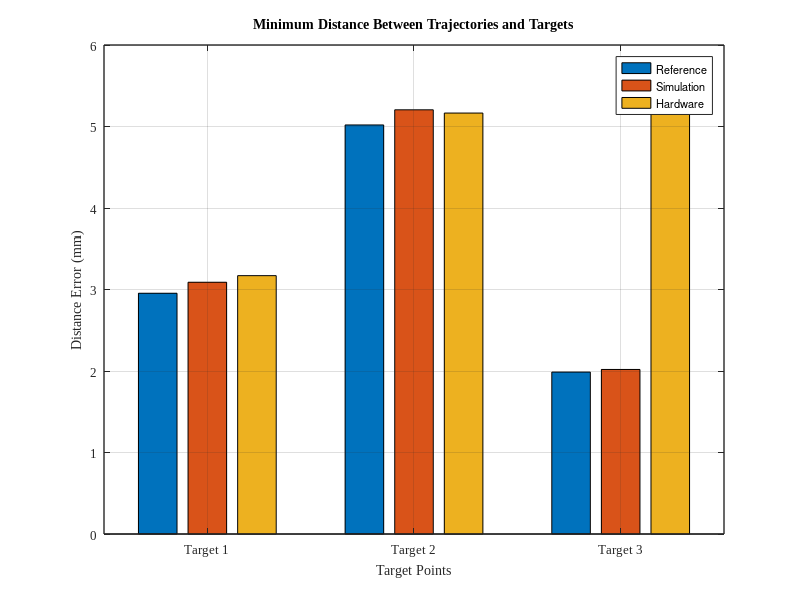

MATLAB code to generate this figure:

figure('Color','w','Units','inches','Position',[1 1 4.5 3]);

% Distance data (mm)
cart_data = [
    2.954 5.019 1.987;   % Reference
    3.089 5.205 2.019;   % Simulation
    3.170 5.165 5.165    % Hardware
];

% Plot (transpose so targets are on x-axis)
bar(cart_data');
grid on;

% Axis formatting
set(gca,'FontName','Times New Roman','FontSize',9,'LineWidth',1);
set(gca,'XTickLabel',{'Target 1','Target 2','Target 3'});

xlabel('Target Points','FontName','Times New Roman','FontSize',10);
ylabel('Distance Error (mm)','FontName','Times New Roman','FontSize',10);

title('Minimum Distance Between Trajectories and Targets',...
      'FontName','Times New Roman','FontSize',10);

% Legend
legend({'Reference','Simulation','Hardware'},...
       'Location','best','FontSize',8);




% figure('Color','w','Units','inches','Position',[1 1 4.5 3]);
% 
% % Distance data from table
% cart_data = [
%     0.004421 0.003005;   % Simulation
%     0.004687 0.002540;   % Real
%     0.004790 0.002428;   % 1.5x
%     0.004859 0.002258;   % 2x
%     0.004673 0.002105    % 4x
% ];
% 
% % Plot (transpose to match targets on x-axis)
% bar(cart_data');
% grid on;
% 
% % Axis formatting
% set(gca,'FontName','Times New Roman','FontSize',9,'LineWidth',1);
% set(gca,'XTickLabel',{'Target 1','Target 2'});
% 
% xlabel('Target Points','FontName','Times New Roman','FontSize',10);
% ylabel('Distance Error (m)','FontName','Times New Roman','FontSize',10);
% 
% title('Cartesian Accuracy at Target Points',...
%       'FontName','Times New Roman','FontSize',10);
% 
% % Legend
% legend({'Simulation','Real','1.5x','2x','4x'},...
%        'Location','best','FontSize',8);
% 







% figure('Color','w','Units','inches','Position',[1 1 4.5 3]);
% 
% % Force data from table
% force_data = [
%    -0.952  -0.918  -0.960  -1.020  -0.898;   % 1x
%    -1.006  -0.974  -0.979  -1.038  -0.932;   % 2x
%    -0.912  -0.922  -0.958  -1.035  -0.941    % 4x
% ];
% 
% % Plot (transpose to match targets on x-axis)
% bar(force_data');
% grid on;
% 
% % Axis formatting
% set(gca,'FontName','Times New Roman','FontSize',9,'LineWidth',1);
% set(gca,'XTickLabel',{'T1','T2','T3','T4','T5'});
% 
% xlabel('Target Points','FontName','Times New Roman','FontSize',10);
% ylabel('Force (N)','FontName','Times New Roman','FontSize',10);
% 
% title('Force at Target Points for Different Speeds',...
%       'FontName','Times New Roman','FontSize',10);
% 
% % Legend
% legend({'1x','2x','4x'},'Location','best','FontSize',8);

% figure('Color','w','Units','inches','Position',[1 1 4.5 3]);
% 
% % Data
% rmse_data = [
%     0.01208 0.00661 0.00798;  % Simulation
%     0.05963 0.08583 0.07030;  % Hardware 1x
%     0.10469 0.12189 0.07206;  % Hardware 2x
%     0.43581 0.18387 0.10528   % Hardware 4x
% ];
% 
% traj = {'Simulation','1x','2x','4x'};
% 
% % Plot
% bar(rmse_data);
% grid on;
% 
% % Formatting
% set(gca,'FontName','Times New Roman','FontSize',9,'LineWidth',1);
% set(gca,'XTickLabel',traj);
% 
% ylabel('RMSE (rad/s)','FontName','Times New Roman','FontSize',10);
% title('Joint Velocity RMSE','FontName','Times New Roman','FontSize',10);
% 
% legend({'Joint 1','Joint 2','Joint 3'},...
%        'Location','northwest','FontSize',8);


% figure('Color','w','Units','inches','Position',[1 1 4.5 3]);
% 
% % Data
% rmse_data = [
%     0.00186 0.00164 0.00113;  % Simulation
%     0.00297 0.00231 0.00139;  % Hardware 1x
%     0.00412 0.00265 0.00155;  % Hardware 2x
%     0.01166 0.00588 0.00206   % Hardware 4x
% ];
% 
% traj = {'Simulation','1x','2x','4x'};
% 
% % Plot
% bar(rmse_data);
% grid on;
% 
% % Formatting
% set(gca,'FontName','Times New Roman','FontSize',9,'LineWidth',1);
% set(gca,'XTickLabel',traj);
% 
% ylabel('RMSE (rad)','FontName','Times New Roman','FontSize',10);
% title('Joint Position RMSE','FontName','Times New Roman','FontSize',10);
% 
% legend({'Joint 1','Joint 2','Joint 3'},...
%        'Location','northwest','FontSize',8);

% figure('Color','w','Units','inches','Position',[1 1 5 3]);
% 
% % Data (rows = targets, columns = methods)
% error_data = [
%     3.1100 3.0887 3.1697 2.9679 2.6855;  % Target 1
%     5.0817 5.2050 5.1652 5.1197 7.8986;  % Target 2
%     2.0305 2.0188 1.9440 1.8781 1.9902   % Target 3
% ];
% 
% targets = {'Target 1','Target 2','Target 3'};
% 
% % Plot
% bar(error_data);
% grid on;
% 
% % Formatting
% set(gca,'FontName','Times New Roman','FontSize',9,'LineWidth',1);
% set(gca,'XTickLabel',targets);
% 
% ylabel('Error (mm)','FontName','Times New Roman','FontSize',10);
% title('Minimum distance between the trajectories and target points','FontName','Times New Roman','FontSize',10);
% 
% legend({'Reference','Simulation','Hardware 1x','Hardware 2x','Hardware 4x'},...
%        'Location','northwest','FontSize',8);


% figure('Color','w','Units','inches','Position',[1 1 4 3]);
% 
% % Data
% rmse_data = [
%     0.0120823  0.0596326;  % q1
%     0.00661234 0.0858276;  % q2
%     0.00797724 0.0702958   % q3
% ];
% 
% joints = {'Joint 1','Joint 2','Joint 3'};
% 
% % Plot
% bar(rmse_data);
% grid on;
% 
% % Formatting
% set(gca,'FontName','Times New Roman','FontSize',9,'LineWidth',1);
% set(gca,'XTickLabel',joints);
% 
% ylabel('RMSE (m/s)','FontName','Times New Roman','FontSize',10);
% title('Joint Velocity RMSE vs Reference Trajectories','FontName','Times New Roman','FontSize',10);
% 
% legend({'Simulation','Hardware'},...
%        'Location','northwest','FontSize',8);


% figure('Color','w','Units','inches','Position',[1 1 4 3]);
% 
% % Data
% rmse_data = [
%     0.00186167 0.00164099 0.00112503;  % Simulation vs Desired
%     0.00297032 0.00231372 0.00138979   % Phantom vs Desired
% ];
% 
% cases = {'Simulation','Hardware'};
% 
% % Plot
% bar(rmse_data);
% grid on;
% 
% % Formatting
% set(gca,'FontName','Times New Roman','FontSize',9,'LineWidth',1);
% set(gca,'XTickLabel',cases);
% 
% ylabel('RMSE (rad)','FontName','Times New Roman','FontSize',10);
% title('Joint Position RMSE','FontName','Times New Roman','FontSize',10);
% 
% legend({'Joint 1','Joint 2','Joint 3'},...
%        'Location','northwest','FontSize',8);


% figure('Color','w','Units','inches','Position',[1 1 5 3]);
% 
% % Data (Joint 1–3 only, total removed)
% rmse_data = [
%     0.015024 0.004590 0.008331;  % Simulation vs Reference
%     0.065922 0.124050 0.071980;  % Hardware 1x vs Reference
%     0.411331 0.148348 0.205789;  % Hardware 2x vs Reference
%     1.262030 0.379649 0.574917   % Hardware 4x vs Reference
% ];
% 
% runs = {'Simulation','1x','2x','4x'};
% 
% % Plot
% bar(rmse_data);
% grid on;
% 
% % Formatting
% set(gca,'FontName','Times New Roman','FontSize',9,'LineWidth',1);
% set(gca,'XTickLabel',runs);
% 
% ylabel('RMSE (rad/s)','FontName','Times New Roman','FontSize',10);
% title('Joint Velocity RMSE (Speed Comparison)','FontName','Times New Roman','FontSize',10);
% 
% legend({'Joint 1','Joint 2','Joint 3'},...
%        'Location','northwest','FontSize',8);


% figure('Color','w','Units','inches','Position',[1 1 5 3]);
% 
% % Data (Joint 1–3 only, total removed)
% rmse_data = [
%     0.002919 0.000875 0.001546;  % Simulation
%     0.002912 0.001437 0.001359;  % Hardware 1x
%     0.009680 0.003392 0.004839;  % Hardware 2x
%     0.027583 0.008087 0.012069   % Hardware 4x
% ];
% 
% runs = {'Simulation','1x','2x','4x'};
% 
% % Plot
% bar(rmse_data);
% grid on;
% 
% % Formatting
% set(gca,'FontName','Times New Roman','FontSize',9,'LineWidth',1);
% set(gca,'XTickLabel',runs);
% 
% ylabel('RMSE (rad)','FontName','Times New Roman','FontSize',10);
% title('Joint Position RMSE (Speed Comparison)','FontName','Times New Roman','FontSize',10);
% 
% legend({'Joint 1','Joint 2','Joint 3'},...
%        'Location','northwest','FontSize',8);

% figure('Color','w','Units','inches','Position',[1 1 6 3]);
% 
% % Data (rows = targets, columns = methods)
% distance_data = [
%     0.125 0.038 0.162 0.201 0.227;  % Target 1
%     0.037 0.104 0.364 0.400 0.470;  % Target 2
%     0.208 0.150 0.152 0.104 0.666;  % Target 3
%     0.118 0.194 0.168 0.237 0.605;  % Target 4
%     0.248 0.142 0.527 0.212 0.128   % Target 5
% ];
% 
% targets = {'Target 1','Target 2','Target 3','Target 4','Target 5'};
% 
% % Plot
% bar(distance_data);
% grid on;
% 
% % Formatting
% set(gca,'FontName','Times New Roman','FontSize',9,'LineWidth',1);
% set(gca,'XTickLabel',targets);
% 
% ylabel('Distance (mm)','FontName','Times New Roman','FontSize',10);
% title('Minimum Distance to Targets (Speed Variation)','FontName','Times New Roman','FontSize',10);
% 
% legend({'Reference','Simulation','Hardware 1x','Hardware 2x','Hardware 4x'},...
%        'Location','northwest','FontSize',8);

% figure('Color','w','Units','inches','Position',[1 1 4 3]);
% 
% % Data
% rmse_data = [
%     0.015024 0.065922;  % Joint 1
%     0.004590 0.124050;  % Joint 2
%     0.008331 0.071980   % Joint 3
% ];
% 
% joints = {'Joint 1','Joint 2','Joint 3'};
% 
% % Plot
% bar(rmse_data);
% grid on;
% 
% % Formatting
% set(gca,'FontName','Times New Roman','FontSize',9,'LineWidth',1);
% set(gca,'XTickLabel',joints);
% 
% ylabel('RMSE (rad/s)','FontName','Times New Roman','FontSize',10);
% title('Joint Velocity RMSE ','FontName','Times New Roman','FontSize',10);
% 
% legend({'Reference–Simulation','Reference–Hardware'},...
%        'Location','northwest','FontSize',8);

% figure('Color','w','Units','inches','Position',[1 1 4 3]);
% 
% % Data
% rmse_data = [
%     0.002919 0.002912;  % Joint 1
%     0.000875 0.001437;  % Joint 2
%     0.001546 0.001359   % Joint 3
% ];
% 
% joints = {'Joint 1','Joint 2','Joint 3'};
% 
% % Plot
% bar(rmse_data);
% grid on;
% 
% % Formatting
% set(gca,'FontName','Times New Roman','FontSize',9,'LineWidth',1);
% set(gca,'XTickLabel',joints);
% 
% ylabel('RMSE (rad)','FontName','Times New Roman','FontSize',10);
% title('Joint Position RMSE ','FontName','Times New Roman','FontSize',10);
% 
% legend({'Reference–Simulation','Reference–Hardware'},...
%        'Location','northwest','FontSize',8);


% figure('Color','w','Units','inches','Position',[1 1 5 3]);
% 
% % Data (rows = targets, columns = Reference/Simulation/Hardware)
% distance_data = [
%     0.125 0.038 0.162;  % Target 1
%     0.037 0.104 0.364;  % Target 2
%     0.208 0.150 0.152;  % Target 3
%     0.118 0.194 0.168;  % Target 4
%     0.248 0.142 0.527   % Target 5
% ];
% 
% targets = {'Target 1','Target 2','Target 3','Target 4','Target 5'};
% 
% % Plot
% bar(distance_data);
% grid on;
% 
% % Formatting
% set(gca,'FontName','Times New Roman','FontSize',9,'LineWidth',1);
% set(gca,'XTickLabel',targets);
% 
% ylabel('Distance (mm)','FontName','Times New Roman','FontSize',10);
% title('Minimum Distance to Each Target','FontName','Times New Roman','FontSize',10);
% 
% legend({'Reference','Simulation','Hardware'},...
%        'Location','northwest','FontSize',8);
% 
% 
% figure('Color','w','Units','inches','Position',[1 1 4 3]);
% 
% % Data (qdot1–qdot3 only, total removed)
% rmse_data = [
%     0.041036 0.057953 0.071962;  % Real
%     0.107392 0.111751 0.441589;  % 1.5x
%     0.203698 0.198618 0.871794;  % 2x
%     0.610292 0.602191 2.645757   % 4x
% ];
% 
% runs = {'Hardware','1.5x','2x','4x'};
% 
% % Plot
% bar(rmse_data);
% grid on;
% 
% % Formatting
% set(gca,'FontName','Times New Roman','FontSize',9,'LineWidth',1);
% set(gca,'XTickLabel',runs);
% 
% ylabel('RMSE (rad/s)','FontName','Times New Roman','FontSize',10);
% title('Joint Velocity RMSE ','FontName','Times New Roman','FontSize',10);
% 
% legend({'Joint 1','Joint 2','Joint 3'},...
%        'Location','northwest','FontSize',8);

% 
% figure('Color','w','Units','inches','Position',[1 1 4 3]);
% 
% % Data (q1–q3 only, total removed)
% rmse_data = [
%     0.003180 0.002802 0.002405;  % Real
%     0.003210 0.002889 0.002946;  % 1.5x
%     0.003467 0.003388 0.003954;  % 2x
%     0.005716 0.007897 0.010840   % 4x
% ];
% 
% runs = {'Hardware','1.5x','2x','4x'};
% 
% % Plot
% bar(rmse_data);
% grid on;
% 
% % Formatting
% set(gca,'FontName','Times New Roman','FontSize',9,'LineWidth',1);
% set(gca,'XTickLabel',runs);
% 
% ylabel('RMSE (rad)','FontName','Times New Roman','FontSize',10);
% title('Joint Position RMSE ','FontName','Times New Roman','FontSize',10);
% 
% legend({'Joint 1','Joint 2','Joint 3'},...
%        'Location','northwest','FontSize',8);



% figure('Color','w','Units','inches','Position',[1 1 7 3]);
% 
% tiledlayout(1,2,'TileSpacing','compact','Padding','compact');
% 
% % ---------------- TARGET DISTANCES ----------------
% distance_data = [
%     0.004421 0.003005;  % Simulation
%     0.004687 0.002540;  % Real
%     0.004790 0.002428;  % 1.5x
%     0.004859 0.002258;  % 2x
%     0.004673 0.002105   % 4x
% ];
% 
% runs = {'Simulation','Real','1.5x','2x','4x'};
% 
% nexttile;
% bar(distance_data);
% grid on;
% 
% set(gca,'FontName','Times New Roman','FontSize',9,'LineWidth',1);
% set(gca,'XTickLabel',runs);
% 
% ylabel('Distance (m)','FontName','Times New Roman','FontSize',10);
% title('Minimum Distance to Targets','FontName','Times New Roman','FontSize',10);
% 
% legend({'Target 1','Target 2'},'Location','northwest','FontSize',8);
% 
% % ---------------- TOTAL RMSE ----------------
% rmse_total = [NaN, 0.001132, 0.001154, 0.001335, 0.003007];
% 
% nexttile;
% bar(rmse_total);
% grid on;
% 
% set(gca,'FontName','Times New Roman','FontSize',9,'LineWidth',1);
% set(gca,'XTickLabel',runs);
% 
% ylabel('RMSE (m)','FontName','Times New Roman','FontSize',10);
% title('Total Cartesian RMSE','FontName','Times New Roman','FontSize',10);

% figure('Color','w','Units','inches','Position',[1 1 4 3]);
% 
% % Data
% rmse_data = [
%     0.0524 0.1205;  % Joint 1
%     0.0318 0.0880;  % Joint 2
%     0.0285 0.0756   % Joint 3
% ];
% 
% joints = {'Joint 1','Joint 2','Joint 3'};
% 
% % Plot
% bar(rmse_data);
% grid on;
% 
% % Formatting
% set(gca,'FontName','Times New Roman','FontSize',9,'LineWidth',1);
% set(gca,'XTickLabel',joints);
% 
% ylabel('RMSE (rad/s)','FontName','Times New Roman','FontSize',10);
% title('Joint Velocity RMSE (Reference Comparison)','FontName','Times New Roman','FontSize',10);
% 
% legend({'Reference–Simulation','Reference–Hardware'},...
%        'Location','northwest','FontSize',8);


% figure('Color','w','Units','inches','Position',[1 1 4 3]);
% 
% % Data
% rmse_data = [
%     0.0041 0.0056;  % Joint 1
%     0.0032 0.0044;  % Joint 2
%     0.0027 0.0041   % Joint 3
% ];
% 
% joints = {'Joint 1','Joint 2','Joint 3'};
% 
% % Plot
% bar(rmse_data);
% grid on;
% 
% % Formatting
% set(gca,'FontName','Times New Roman','FontSize',9,'LineWidth',1);
% set(gca,'XTickLabel',joints);
% 
% ylabel('RMSE (rad)','FontName','Times New Roman','FontSize',10);
% title('Joint Position RMSE (Reference Comparison)','FontName','Times New Roman','FontSize',10);
% 
% legend({'Reference–Simulation','Reference–Hardware'},...
%        'Location','northwest','FontSize',8);
% 

% figure('Color','w','Units','inches','Position',[1 1 4 3]);
% 
% % Data
% distance_data = [
%     0.004421 0.004293 0.005004;  % Target 1
%     0.003005 0.002988 0.002142   % Target 2
% ];
% 
% targets = {'Target 1','Target 2'};
% 
% % Plot
% bar(distance_data);
% grid on;
% 
% % Formatting
% set(gca,'FontName','Times New Roman','FontSize',9,'LineWidth',1);
% set(gca,'XTickLabel',targets);
% 
% ylabel('Distance (m)','FontName','Times New Roman','FontSize',10);
% title('Minimum Distance to Targets','FontName','Times New Roman','FontSize',10);
% 
% legend({'Reference','Simulation','Hardware'},...
%        'Location','northwest','FontSize',8);


% 
% figure('Color','w','Units','inches','Position',[1 1 4 3]);
% 
% % Data (Joint 1–3 only)
% rmse_data = [
%     0.1283  0.07425 0.07352;
%     0.27088 0.09728 0.08428;
%     0.44934 0.15313 0.10223;
%     1.42940 0.48530 0.23416
% ];
% 
% scenarios = {'Hardware','1.5x','2x','4x'};
% 
% % Plot
% bar(rmse_data);
% grid on;
% 
% % Formatting
% set(gca,'FontName','Times New Roman','FontSize',9,'LineWidth',1);
% set(gca,'XTickLabel',scenarios);
% 
% ylabel('RMSE (rad/s)','FontName','Times New Roman','FontSize',10);
% title('Joint Velocity RMSE','FontName','Times New Roman','FontSize',10);
% 
% legend({'Joint-1','Joint-2','Joint-3'},...
%        'Location','northwest','FontSize',8);
% 



% figure('Color','w','Units','inches','Position',[1 1 4 3]);
% 
% % Data (Joint 1–3 only)
% rmse_data = [
%     0.00504 0.00271 0.00180;
%     0.00846 0.00348 0.00204;
%     0.01235 0.00468 0.00214;
%     0.03336 0.01219 0.00473
% ];
% 
% scenarios = {'Simulation','1.5x','2x','4x'};
% 
% % Plot
% bar(rmse_data);
% grid on;
% 
% % Formatting
% set(gca,'FontName','Times New Roman','FontSize',9,'LineWidth',1);
% set(gca,'XTickLabel',scenarios);
% 
% ylabel('RMSE (rad)','FontName','Times New Roman','FontSize',10);
% title('Joint Position RMSE','FontName','Times New Roman','FontSize',10);
% 
% legend({'Joint-1','Joint-2','Joint-3'},...
%        'Location','northwest','FontSize',8);


%%%%%%%%%%%%%%%%%%%%%%%%%%%%%%%%%%%


% figure('Color','w','Units','inches','Position',[1 1 3.5 3]);
% 
% % Data
% scenarios = {'Hardware','1.5x','2x','4x'};
% min_distance = [0.0019, 0.0020, 0.0002, 0.0095];
% 
% % Plot
% bar(min_distance,'FaceColor',[0.2 0.6 0.8]);
% grid on;
% 
% % Formatting
% set(gca,'FontName','Times New Roman','FontSize',9,'LineWidth',1);
% set(gca,'XTickLabel',scenarios);
% 
% ylabel('Min. Distance (m)','FontName','Times New Roman','FontSize',10);
% title('Minimum Cartesian Distance to Target','FontName','Times New Roman','FontSize',10);



%%%%%%%%%%%%%%%%%%%%%%%%%%%%%%%%%%%


% figure('Color','w','Units','inches','Position',[1 1 7 3.2]);
% 
% tiledlayout(1,2,'TileSpacing','compact','Padding','compact');
% 
% % ---------------- POSITION RMSE ----------------
% position_rmse = [
%     0.002919 0.000875 0.001546;
%     0.002912 0.001437 0.001359;
%     0.009680 0.003392 0.004839;
%     0.027583 0.008087 0.012069
% ];
% 
% nexttile;
% bar(position_rmse);
% grid on;
% 
% set(gca,'FontName','Times New Roman','FontSize',9,'LineWidth',1);
% set(gca,'XTickLabel',{'Simulation','Hardware-1x','Hardware-2x','Hardware-4x'});
% 
% ylabel('RMSE (rad)','FontName','Times New Roman','FontSize',10);
% title('Position RMSE','FontName','Times New Roman','FontSize',10);
% 
% legend({'Joint-1','Joint-2','Joint-3'},'Location','northwest','FontSize',8);
% 
% % ---------------- VELOCITY RMSE ----------------
% velocity_rmse = [
%     0.015024 0.004590 0.008331;
%     0.065922 0.124050 0.071980;
%     0.411331 0.148348 0.205789;
%     1.262030 0.379649 0.574917
% ];
% 
% nexttile;
% bar(velocity_rmse);
% grid on;
% 
% set(gca,'FontName','Times New Roman','FontSize',9,'LineWidth',1);
% set(gca,'XTickLabel',{'Simulation','Hardware-1x','Hardware-2x','Hardware-4x'});
% 
% ylabel('RMSE (rad/s)','FontName','Times New Roman','FontSize',10);
% title('Velocity RMSE','FontName','Times New Roman','FontSize',10);
% 
% legend({'Joint-1','Joint-2','Joint-3'},'Location','northwest','FontSize',8);
